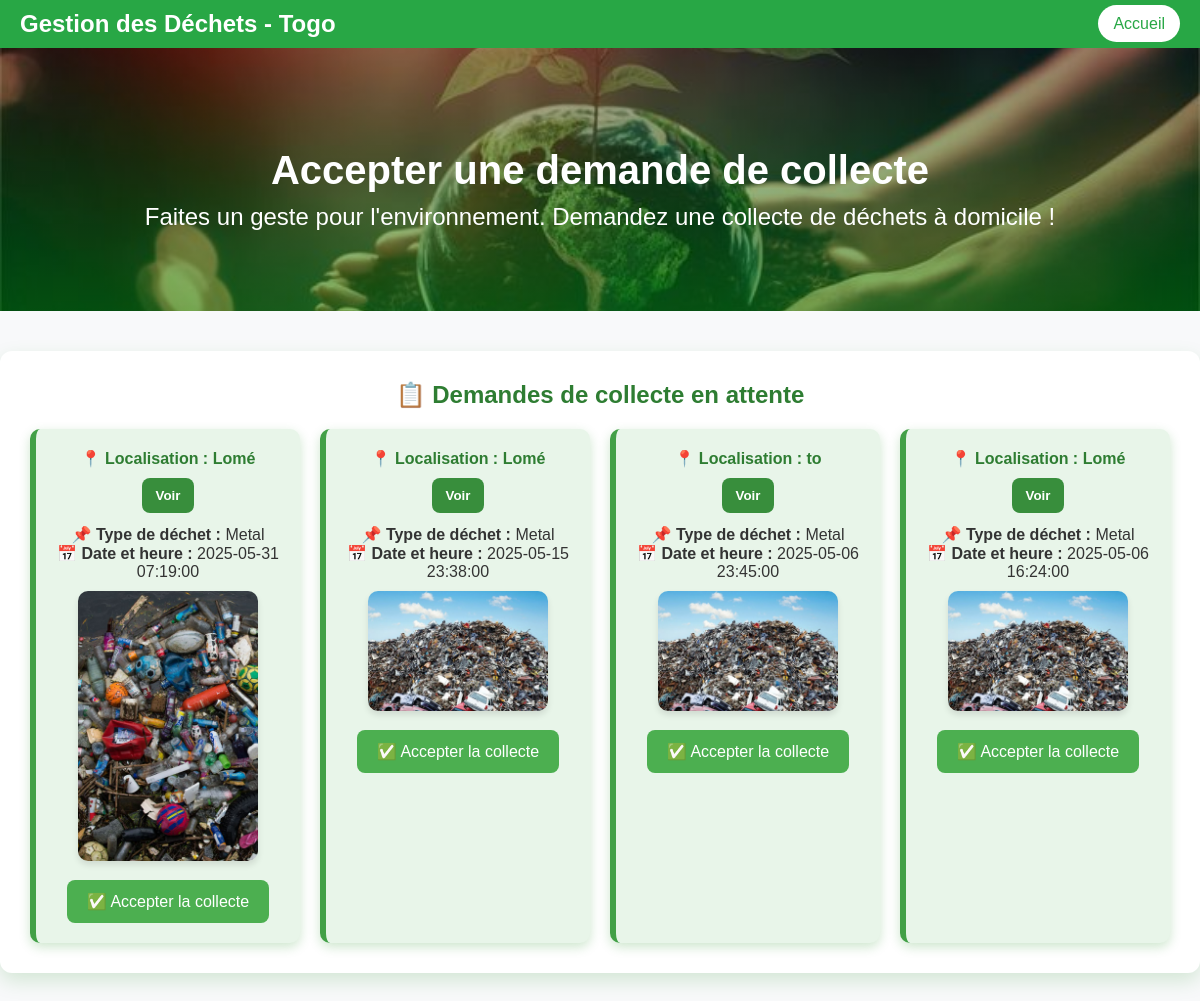
Screenshot of /collecteAttente.php (signed in) with the database file from the repository.
### tables this page shows
CREATE TABLE IF NOT EXISTS `demandes` (
  `id` int NOT NULL AUTO_INCREMENT,
  `user_id` int NOT NULL,
  `localisation` varchar(255) DEFAULT NULL,
  `type_dechet` enum('plastique','metal','organique','autre') DEFAULT NULL,
  `date_heure` datetime DEFAULT NULL,
  `photo` varchar(255) DEFAULT NULL,
  `statut` enum('en attente','en cours','en attente_validation','validée','annulée') DEFAULT 'en attente',
  `date_demande` timestamp NULL DEFAULT CURRENT_TIMESTAMP,
  `collecteur_id` int DEFAULT NULL,
  `latitude` decimal(9,6) DEFAULT NULL,
  `longitude` decimal(9,6) DEFAULT NULL,
  `confirmation_collecteur` tinyint(1) DEFAULT '0',
  `preuve_photo` varchar(255) DEFAULT NULL,
  `client_id` int NOT NULL,
  PRIMARY KEY (`id`),
  KEY `user_id` (`user_id`),
  KEY `fk_collecteur` (`collecteur_id`),
  KEY `client_id` (`client_id`)
);

### public/collecteAttente.php (the view, shortened to what this page needs)
<?php
include '../config/database.php';
$stmt = $pdo->prepare("SELECT * FROM demandes WHERE statut = 'en attente'");
$stmt->execute();
$demandes = $stmt->fetchAll(PDO::FETCH_ASSOC);
?>
<!DOCTYPE html>
<html lang="fr">
<head>
    <link rel="stylesheet" href="css/Collecteenattente.css">
</head>
<body>
    <header>
        <nav class="navbar">
            <h1>Gestion des Déchets - Togo</h1>
            <div>
                <a href="dashboard_entreprise.php" class="btn">Accueil</a>
            </div>
        </nav>
    </header>
    <section class="hero">
        <div class="container">
            <h2>Accepter une demande de collecte</h2>
            <p>Faites un geste pour l'environnement. Demandez une collecte de déchets à domicile !</p>
        </div>
    </section>
    <div class="card">
        <h3> 📋 Demandes de collecte en attente</h3>
        <div id="cd">
            <?php if (count($demandes) > 0): ?>
                <?php foreach ($demandes as $demande): ?>
                    <div class="demande">
                        <p id="lo"><strong>📍 Localisation :</strong> <?= htmlspecialchars($demande['localisation']) ?></p>
                        <button id="loc">
                            <a href="localisation.php?id=<?= $demande['id'] ?>">
                                <i class="fa-solid fa-location-dot fa-bounce" style="color: #21e21d;"></i> Voir
                            </a>
                        </button>
                        <p><strong>📌 Type de déchet :</strong> <?= ucfirst($demande['type_dechet']) ?></p>
                        <p><strong>📅 Date et heure :</strong> <?= $demande['date_heure'] ?></p>
                        <img src="../uploads/<?= !empty($demande['photo']) ? htmlspecialchars($demande['photo']) : 'déchet_default.jpg' ?>" alt="Photo du déchet" width="100">
                        <form class="form-accept" method="post" autocomplete="off">
                            <button type="submit" name="accepter">✅ Accepter la collecte</button>
                        </form>
                    </div>
                <?php endforeach; ?>
            <?php else: ?>
                <p>Aucune demande récente.</p>
            <?php endif; ?>
        </div>
    </div>
</body>
</html>

### public/css/Collecteenattente.css (style rules this page uses)
* { margin: 0; padding: 0; box-sizing: border-box; }
body { font-family: 'Arial', sans-serif; background-color: #f8f9fa; color: #333; }
.navbar { display: flex; justify-content: space-between; align-items: center; background-color: #28a745; color: white; padding: 10px 20px; }
.navbar h1 { font-size: 24px; }
.navbar .btn { background-color: #fff; color: #28a745; padding: 10px 15px; border-radius: 25px; text-decoration: none; transition: background-color 0.3s ease; }
.hero { background: linear-gradient(rgba(0,0,0,0.3), rgba(0,128,0,0.5)), url('../images/green-bg.jpg') center/cover no-repeat; color: #fff; padding: 100px 20px 60px; text-align: center; }
.hero h2 { font-size: 2.5rem; margin-bottom: 10px; }
.hero p { font-size: 1.5rem; margin-bottom: 20px; }
.card { background: #ffffff; max-width: 100%; margin: 40px auto; border-radius: 12px; padding: 30px; box-shadow: 0 8px 20px rgba(0, 128, 0, 0.15); animation: fadeIn 0.6s ease-in-out; }
.card h3 { font-size: 24px; color: #2e7d32; margin-bottom: 20px; text-align: center; }
#cd { display: grid; grid-template-columns: repeat(4, 1fr); gap: 20px; margin-top: 20px; }
.demande { background: #e8f5e9; border-left: 6px solid #43a047; border-radius: 10px; padding: 20px; box-shadow: 0 4px 12px rgba(0, 128, 0, 0.2); transition: transform 0.2s ease, box-shadow 0.2s ease; text-align: center; }
#lo { font-weight: bold; margin-bottom: 10px; color: #2e7d32; font-size: 16px; }
#loc { background-color: #388e3c; border: none; padding: 10px 14px; border-radius: 8px; margin-bottom: 12px; display: inline-block; transition: background-color 0.3s ease; }
#loc a { text-decoration: none; color: #fff; font-weight: bold; }
.demande img { width: 100%; max-width: 180px; border-radius: 10px; margin-top: 10px; margin-bottom: 15px; object-fit: cover; box-shadow: 0 4px 6px rgba(0,0,0,0.1); }
form button[name="accepter"] { background-color: #4CAF50; color: white; border: none; padding: 12px 20px; font-size: 16px; border-radius: 8px; cursor: pointer; transition: background-color 0.3s ease; }

### rows the page displays
demandes: localisation "Lomé", type_dechet "Metal", date_heure "2025-05-31 07:19:00", photo (picture)
demandes: localisation "Lomé", type_dechet "Metal", date_heure "2025-05-15 23:38:00", photo (picture)
demandes: localisation "to", type_dechet "Metal", date_heure "2025-05-06 23:45:00", photo (picture)
demandes: localisation "Lomé", type_dechet "Metal", date_heure "2025-05-06 16:24:00", photo (picture)
